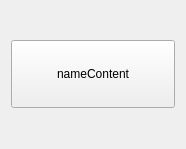
<?xml version="1.0" encoding="UTF-8"?>
<ui version="4.0">
 <class>MediaContentView</class>
 <widget class="QWidget" name="MediaContentView">
  <property name="geometry">
   <rect>
    <x>0</x>
    <y>0</y>
    <width>186</width>
    <height>149</height>
   </rect>
  </property>
  <property name="windowTitle">
   <string>Form</string>
  </property>
  <property name="styleSheet">
   <string notr="true">QPushButton{
width: 60px;
height: 60px;
}</string>
  </property>
  <layout class="QGridLayout" name="gridLayout">
   <item row="0" column="0">
    <widget class="QPushButton" name="mediaContentButton">
     <property name="minimumSize">
      <size>
       <width>0</width>
       <height>16</height>
      </size>
     </property>
     <property name="autoFillBackground">
      <bool>true</bool>
     </property>
     <property name="text">
      <string>nameContent</string>
     </property>
    </widget>
   </item>
  </layout>
 </widget>
 <resources/>
 <connections/>
</ui>
